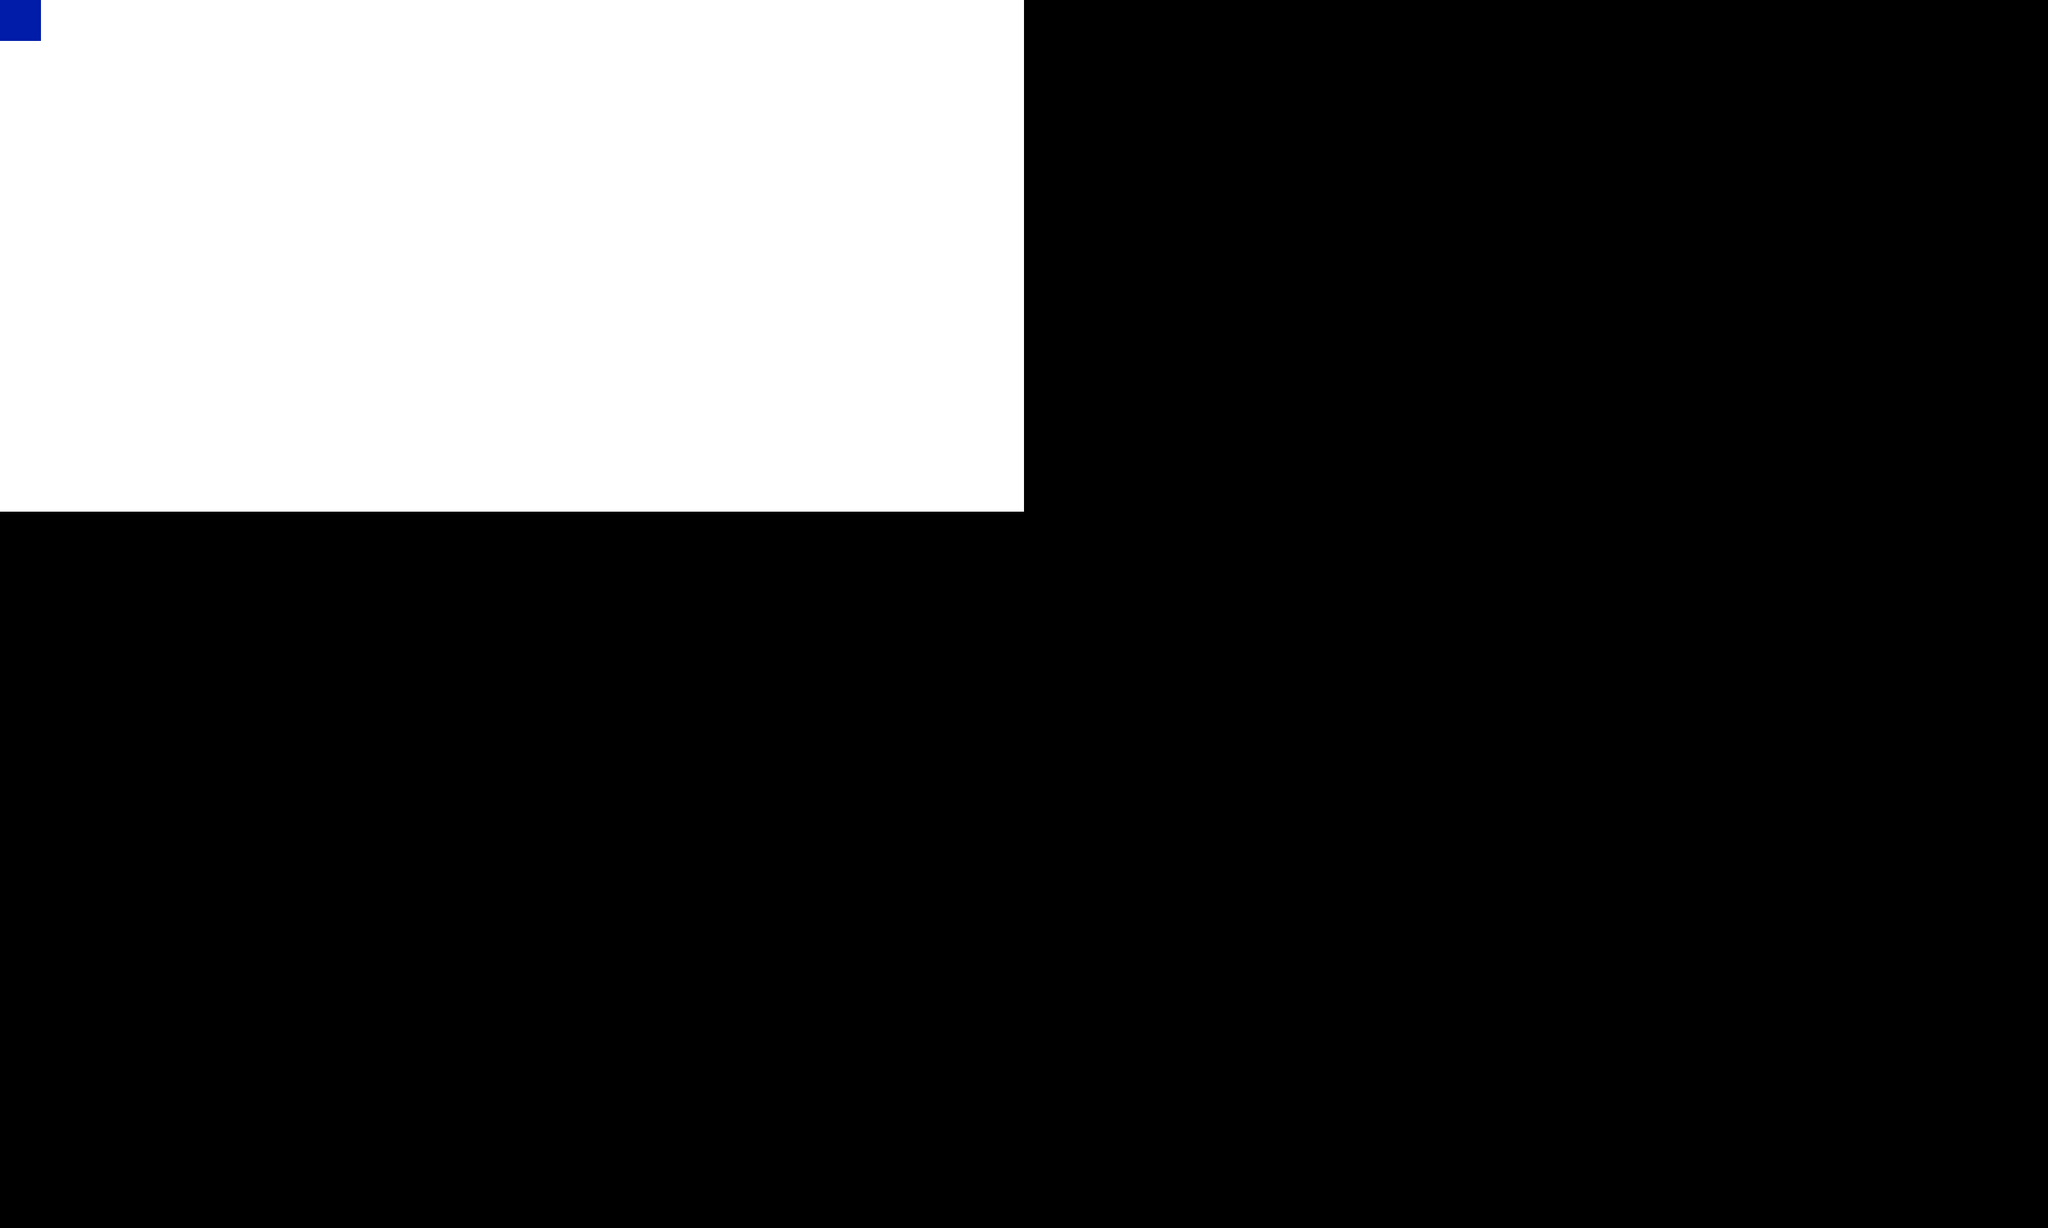

Tiled map render using the project's own tile images. Description and the map definition, with tile-layer contents summarised, below:
An orthogonal 50x30 tile map with 64x64 px tiles, 1 tile layer (ForegroundPlatformLayer), 1 image layer.

<map version="1.0" orientation="orthogonal" renderorder="right-down" width="50" height="30" tilewidth="64" tileheight="64" nextobjectid="1">
 <properties>
  <property name="france" value="spain" />
 </properties>
 <tileset firstgid="1" name="SandstonePlatforms" tilewidth="64" tileheight="64">
  <properties>
   <property name="salt" value="pepper" />
  </properties>
  <image source="SandstonePlatforms.png" width="640" height="400" />
  <tile id="0">
   <properties>
    <property name="absolutely" value="nothing" />
   </properties>
  </tile>
  <tile id="1">
   <properties>
    <property name="collidable" value="true" />
    <property name="jesse" value="was here" />
   </properties>
  </tile>
  <tile id="2">
   <properties>
    <property name="collidable" value="true" />
    <property name="wikipedia" value="my love" />
   </properties>
  </tile>
  <tile id="3">
   <properties>
    <property name="collidable" value="true" />
   </properties>
  </tile>
  <tile id="4">
   <properties>
    <property name="collidable" value="true" />
   </properties>
  </tile>
  <tile id="5">
   <properties>
    <property name="collidable" value="true" />
   </properties>
  </tile>
  <tile id="6">
   <properties>
    <property name="collidable" value="true" />
   </properties>
  </tile>
  <tile id="7">
   <properties>
    <property name="collidable" value="true" />
   </properties>
  </tile>
  <tile id="8">
   <properties>
    <property name="collidable" value="true" />
    <property name="wow" value="much doge" />
   </properties>
  </tile>
  <tile id="9">
   <properties>
    <property name="collidable" value="true" />
   </properties>
  </tile>
  <tile id="10">
   <properties>
    <property name="collidable" value="true" />
   </properties>
  </tile>
  <tile id="11">
   <properties>
    <property name="collidable" value="true" />
   </properties>
  </tile>
  <tile id="12">
   <properties>
    <property name="collidable" value="true" />
   </properties>
  </tile>
  <tile id="13">
   <properties>
    <property name="collidable" value="true" />
   </properties>
  </tile>
  <tile id="14">
   <properties>
    <property name="collidable" value="true" />
   </properties>
  </tile>
  <tile id="15">
   <properties>
    <property name="collidable" value="true" />
   </properties>
  </tile>
  <tile id="16">
   <properties>
    <property name="collidable" value="true" />
   </properties>
  </tile>
  <tile id="17">
   <properties>
    <property name="collidable" value="true" />
   </properties>
  </tile>
  <tile id="18">
   <properties>
    <property name="collidable" value="true" />
   </properties>
  </tile>
  <tile id="19">
   <properties>
    <property name="collidable" value="true" />
   </properties>
  </tile>
  <tile id="20">
   <properties>
    <property name="collidable" value="true" />
   </properties>
  </tile>
  <tile id="21">
   <properties>
    <property name="collidable" value="true" />
   </properties>
  </tile>
  <tile id="22">
   <properties>
    <property name="collidable" value="true" />
   </properties>
  </tile>
  <tile id="23">
   <properties>
    <property name="collidable" value="true" />
   </properties>
  </tile>
  <tile id="24">
   <properties>
    <property name="collidable" value="true" />
   </properties>
  </tile>
  <tile id="25">
   <properties>
    <property name="collidable" value="true" />
   </properties>
  </tile>
  <tile id="26">
   <properties>
    <property name="collidable" value="true" />
   </properties>
  </tile>
  <tile id="27">
   <properties>
    <property name="collidable" value="true" />
   </properties>
  </tile>
  <tile id="28">
   <properties>
    <property name="collidable" value="true" />
   </properties>
  </tile>
  <tile id="29">
   <properties>
    <property name="collidable" value="true" />
   </properties>
  </tile>
  <tile id="30">
   <properties>
    <property name="collidable" value="true" />
   </properties>
  </tile>
  <tile id="31">
   <properties>
    <property name="collidable" value="true" />
   </properties>
  </tile>
  <tile id="32">
   <properties>
    <property name="collidable" value="true" />
   </properties>
  </tile>
  <tile id="33">
   <properties>
    <property name="collidable" value="true" />
   </properties>
  </tile>
  <tile id="34">
   <properties>
    <property name="collidable" value="true" />
   </properties>
  </tile>
  <tile id="35">
   <properties>
    <property name="collidable" value="true" />
   </properties>
  </tile>
  <tile id="36">
   <properties>
    <property name="collidable" value="true" />
   </properties>
  </tile>
  <tile id="37">
   <properties>
    <property name="collidable" value="true" />
   </properties>
  </tile>
  <tile id="38">
   <properties>
    <property name="collidable" value="true" />
   </properties>
  </tile>
  <tile id="39">
   <properties>
    <property name="collidable" value="true" />
   </properties>
  </tile>
  <tile id="40">
   <properties>
    <property name="collidable" value="true" />
   </properties>
  </tile>
  <tile id="41">
   <properties>
    <property name="collidable" value="true" />
   </properties>
  </tile>
  <tile id="42">
   <properties>
    <property name="collidable" value="true" />
   </properties>
  </tile>
  <tile id="43">
   <properties>
    <property name="collidable" value="true" />
   </properties>
  </tile>
  <tile id="44">
   <properties>
    <property name="collidable" value="true" />
   </properties>
  </tile>
  <tile id="45">
   <properties>
    <property name="collidable" value="true" />
   </properties>
  </tile>
  <tile id="46">
   <properties>
    <property name="collidable" value="true" />
   </properties>
  </tile>
  <tile id="47">
   <properties>
    <property name="collidable" value="true" />
   </properties>
  </tile>
  <tile id="48">
   <properties>
    <property name="collidable" value="true" />
   </properties>
  </tile>
  <tile id="49">
   <properties>
    <property name="collidable" value="true" />
   </properties>
  </tile>
  <tile id="50">
   <properties>
    <property name="collidable" value="true" />
   </properties>
  </tile>
  <tile id="51">
   <properties>
    <property name="collidable" value="true" />
   </properties>
  </tile>
  <tile id="52">
   <properties>
    <property name="collidable" value="true" />
   </properties>
  </tile>
  <tile id="53">
   <properties>
    <property name="collidable" value="true" />
   </properties>
  </tile>
  <tile id="54">
   <properties>
    <property name="collidable" value="true" />
   </properties>
  </tile>
  <tile id="55">
   <properties>
    <property name="collidable" value="true" />
   </properties>
  </tile>
  <tile id="56">
   <properties>
    <property name="collidable" value="true" />
   </properties>
  </tile>
  <tile id="57">
   <properties>
    <property name="collidable" value="true" />
   </properties>
  </tile>
  <tile id="58">
   <properties>
    <property name="collidable" value="true" />
   </properties>
  </tile>
  <tile id="59">
   <properties>
    <property name="collidable" value="true" />
   </properties>
  </tile>
 </tileset>
 <imagelayer name="BackgroundImageLayer" x="1" y="2">
  <image source="DesertSunset.png" />
  <properties>
   <property name="collidable" value="false" />
   <property name="imageheight" value="800" />
   <property name="imagewidth" value="1600" />
   <property name="steak" value="ferrari" />
  </properties>
 </imagelayer>
 <layer name="ForegroundPlatformLayer" width="50" height="30">
  <properties>
   <property name="apples" value="oranges" />
   <property name="collidable" value="true" />
  </properties>
  <data>[1500 cells, 1 non-empty, 1 distinct tile ids]</data>
 </layer>
</map>
